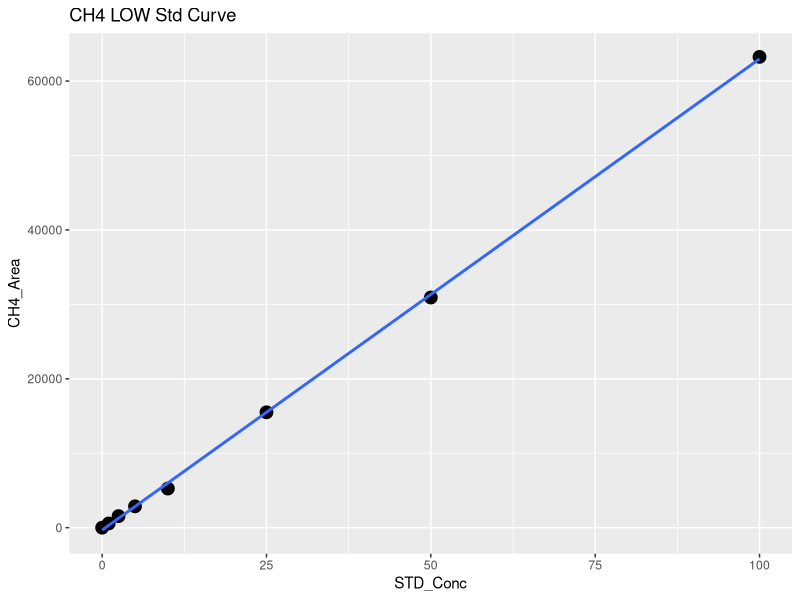
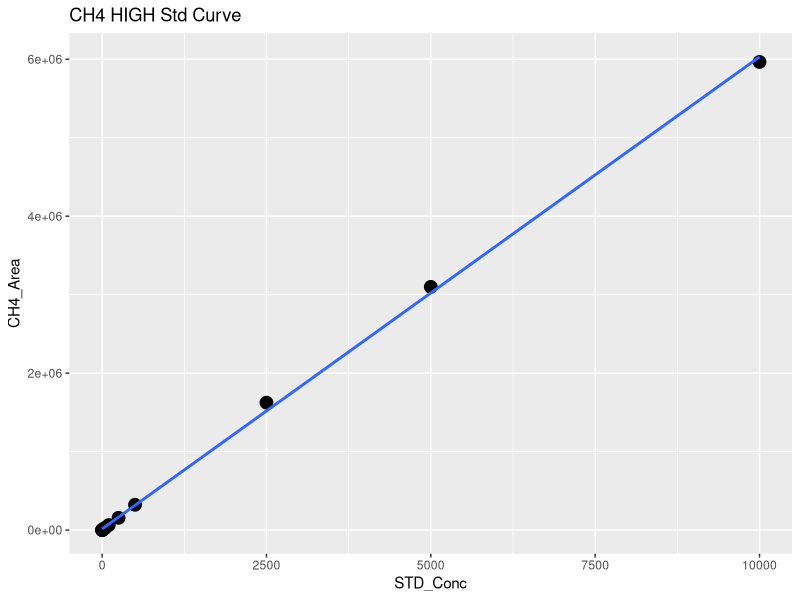
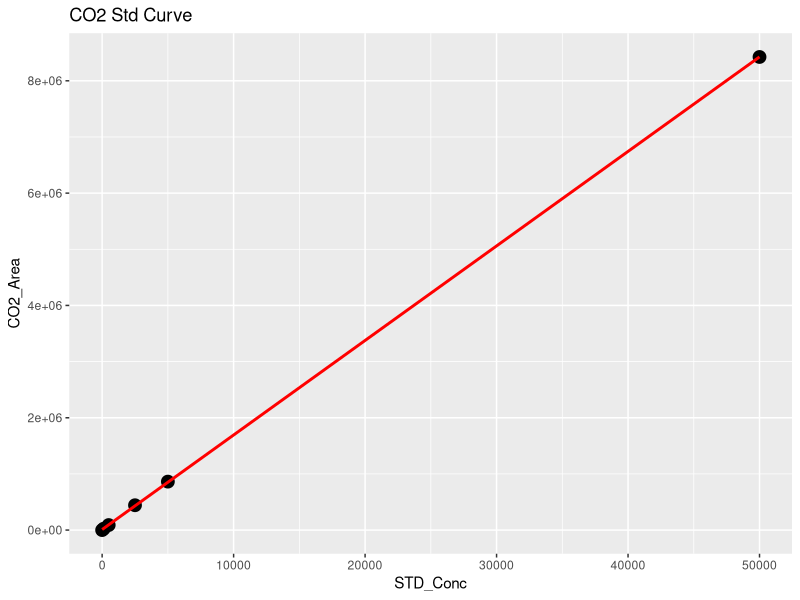
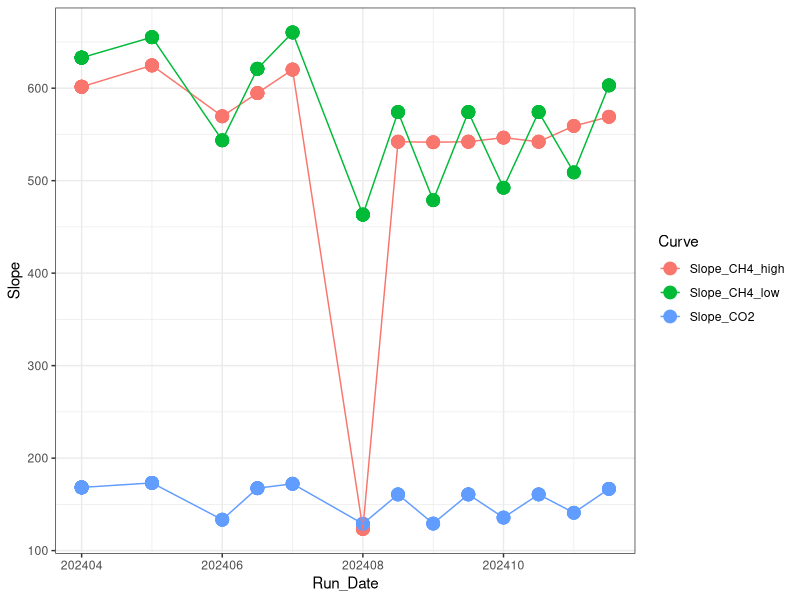

The R script that drew these images, in order: (Note: this script raises an error after producing the figures.)
## ---- chunk 1
library(dplyr)
library(ggplot2)
library(ggpubr)
library(stringr)
## ---- chunk 2
#Read in June Data 
raw <- read.csv("2024 Raw Data/TEMPEST_SGW_MM_202404_entered.csv")
head(raw)

#pull out methane standards
stds_ch4 <-  raw %>%  
  filter(str_detect(Sample_Type, "STD_CH4"))
#head(stds_ch4)

#split into high curve and low curve for CH4
stds_ch4_low <- stds_ch4  %>%  
  filter(!STD_Conc > 100)

#Low curve for CH4
CH4_Low <- ggplot(stds_ch4_low, aes(STD_Conc, CH4_Area)) + geom_point(size=4) + 
  geom_smooth(method = "lm", se = FALSE) + labs(title="CH4 LOW Std Curve")
CH4_Low

CH4_Low_lm <- lm(stds_ch4_low$CH4_Area ~ stds_ch4_low$STD_Conc)
summary(CH4_Low_lm)
cf <- coef(CH4_Low_lm)

#create data frame with 1 rows and 0 columns
Slope_CH4_low <- data.frame(matrix(ncol = 0, nrow = 1))
Slope_CH4_low$Curve <- "Slope_CH4_low"
Slope_CH4_low$R2 <- summary(CH4_Low_lm)$adj.r.squared
Slope_CH4_low$Slope <- cf[2]
Slope_CH4_low$Intercept <- cf[1]
#head(Slope_CH4_low)

#High curve for CH4
CH4_High <- ggplot(stds_ch4, aes(STD_Conc, CH4_Area)) + geom_point(size=4) + 
  geom_smooth(method = "lm", se = FALSE) + labs(title="CH4 HIGH Std Curve")
CH4_High

stds_ch4_lm <- lm(stds_ch4$CH4_Area ~ stds_ch4$STD_Conc)
summary(stds_ch4_lm)
cf <- coef(stds_ch4_lm)

#create data frame with 1 rows and 0 columns
Slope_CH4_high <- data.frame(matrix(ncol = 0, nrow = 1))
Slope_CH4_high$Curve <- "Slope_CH4_high"
Slope_CH4_high$R2 <- summary(stds_ch4_lm)$adj.r.squared
Slope_CH4_high$Slope <- cf[2]
Slope_CH4_high$Intercept <- cf[1]
#head(Slope_CH4_high)

#pull out co2 standards
stds_co2 <-  raw %>%  
  filter(str_detect(Sample_Type, "STD_CO2"))
#head(stds_co2)

#CO2 Curve
CO2_stds <- ggplot(stds_co2, aes(STD_Conc, CO2_Area)) + geom_point(size=4) + 
  geom_smooth(method = "lm", se = FALSE, color="red") + labs(title="CO2 Std Curve")
CO2_stds

stds_co2_lm <- lm(stds_co2$CO2_Area ~ stds_co2$STD_Conc)
summary(stds_co2_lm)
cf <- coef(stds_co2_lm)

#create data frame with 1 rows and 0 columns
Slope_CO2 <- data.frame(matrix(ncol = 0, nrow = 1))
Slope_CO2$Curve <- "Slope_CO2"
Slope_CO2$R2 <- summary(stds_co2_lm)$adj.r.squared
Slope_CO2$Slope <- cf[2]
Slope_CO2$Intercept <- cf[1]
#head(Slope_CO2)

#pull all the slopes together into one dataframe 
Slopes <- rbind(Slope_CH4_low, Slope_CH4_high, Slope_CO2)
#head(Slopes)

#needs changed each time #####
Slopes$Run_Date <- c(202404, 202404, 202404)

log <- read.csv("2024 Raw Data/COMPASS_TEMPEST_Varian_QAQC_2024.csv")
head(log)
log <- log[ ,-c(1)]
log <- rbind(log, Slopes)

Slopes_chk <- ggplot(log, aes(Run_Date, Slope, col=Curve)) + geom_point(size=4) + geom_line() + theme_bw()
Slopes_chk

write.csv(log, "2024 Raw Data/COMPASS_TEMPEST_Varian_QAQC_2024.csv")
## ---- chunk 3
#head(raw)

#pull out methane standards
Samples <-  raw %>%  
  filter(!str_detect(Sample_Type, "STD_CH4")) %>%  
  filter(!str_detect(Sample_Type, "STD_CO2")) %>%  
  filter(!str_detect(Sample_Type, "Blank")) %>%  
  filter(!str_detect(Sample_Type, "Chk_STD")) %>%  
   filter(!str_detect(Sample_Type, "CHKSTD")) %>%
  filter(!str_detect(Sample_Type, "NA"))
#head(Samples)

#Now flag any areas that are above the 100ppm area for CH4
Samples$CH4_Curve <- ifelse(Samples$CH4_Area >71000, "High", "Low")
#head(Samples)

#Calculate CH4 concentrations in ppm
Samples$CH4_Conc_ppm <- ifelse(Samples$CH4_Area >71000, (Samples$CH4_Area-Slope_CH4_high$Intercept)/Slope_CH4_high$Slope,                                       (Samples$CH4_Area-Slope_CH4_low$Intercept)/Slope_CH4_low$Slope )

#Calculate CO2 concentrations in ppm 
Samples$CO2_Conc_ppm <- ((Samples$CO2_Area-Slope_CO2$Intercept)/Slope_CO2$Slope) 

#head(Samples)

##########make flags for any dilutions needed 
#highest CH4 standard = 10000
#highest CO2 standard = 50000

Samples$CH4_Flag <- ifelse(Samples$CH4_Conc_ppm >10000, "Needs Dilution", "Within Range")
Samples$CO2_Flag <- ifelse(Samples$CO2_Conc_ppm >50000, "Needs Dilution", "Within Range")
#head(Samples)

## ---- chunk 4

chks <-  raw %>%  
  filter(!str_detect(Sample_Type, "STD_CH4")) %>%  
  filter(!str_detect(Sample_Type, "STD_CO2")) %>%  
  filter(!str_detect(Sample_Type, "Blank")) %>%  
  filter(!str_detect(Sample_Type, "Unknown")) %>%  
  filter(!str_detect(Sample_Type, "NA"))
#head(chks)

#Calculate CH4 concentrations in ppm
chks$CH4_Conc_ppm <- ifelse(chks$CH4_Area >71000, 
                      (chks$CH4_Area-Slope_CH4_high$Intercept)/Slope_CH4_high$Slope,                                       (chks$CH4_Area-Slope_CH4_low$Intercept)/Slope_CH4_low$Slope )

#Calculate CO2 concentrations in ppm 
chks$CO2_Conc_ppm <- ((chks$CO2_Area-Slope_CO2$Intercept)/Slope_CO2$Slope)



#change this if check standard concentrations are different 
level_ch4 <- 5      #ppm
level_co2 <- 1000   #ppm

#calculate percent difference of check standards 
chks$Ch4_diff <- ((chks$CH4_Conc_ppm - level_ch4)/((chks$CH4_Conc_ppm + level_ch4)/2)) * 100
chks$CH4_diff_flag <-  ifelse(chks$Ch4_diff <10, 'YES', 'NO, rerun')

chks$CO2_diff <- ((chks$CO2_Conc_ppm - level_co2)/((chks$CO2_Conc_ppm + level_co2)/2)) * 100
chks$CO2_diff_flag <-  ifelse(chks$CO2_diff <10, 'YES', 'NO, rerun')

#now plot the Ch4 concentrations and the CO2 concentrations vs. the expected concentration 
#then also make the color the percent difference between the expected and observed concentration 

ch4_chk <-  ggplot(data = chks, aes(x = Sample_ID, y = CH4_Conc_ppm, fill=CH4_diff_flag)) +
       geom_bar(stat = 'identity') + 
        scale_fill_manual(values=c("darkgreen",  "darkgrey"))+
        #scale_fill_gradient2(low='red', mid='white', high='blue', space='Lab') + 
        theme_classic() + labs(x= " ", y="Percent Difference  (%)", title="Check Stds: CH4") + 
        theme(legend.position="bottom") +  geom_hline(yintercept=level_ch4, linetype="dashed", 
                color = "black", size=1)


co2_chk <-  ggplot(data = chks, aes(x = Sample_ID, y = CO2_Conc_ppm, fill=CO2_diff_flag)) +
       geom_bar(stat = 'identity') + 
        scale_fill_manual(values=c("darkgreen", "darkgrey"))+
        #scale_fill_gradient2(low='red', mid='white', high='blue', space='Lab') + 
        theme_classic() + labs(x= " ", y="Percent Difference  (%)", title="Check Stds: CO2") + 
        theme(legend.position="bottom") +  geom_hline(yintercept=level_co2, linetype="dashed", 
                color = "black", size=1)

ggarrange(ch4_chk, co2_chk, nrow=1, ncol=2)


## ---- chunk 5

#multiply the concentration by the dilution factor
Samples$CH4_Conc_ppm_dilcorr <- (Samples$CH4_Conc_ppm * Samples$Dilution_Factor)

Samples$CO2_Conc_ppm_dilcorr <- (Samples$CO2_Conc_ppm * Samples$Dilution_Factor)

#check results
#head(Samples)

#quick first look at the samples 
ch4_samples <-  ggplot(data = Samples, aes(x = Sample_ID, y = CH4_Conc_ppm, fill=CH4_Flag)) +
       geom_bar(stat = 'identity') + 
        scale_fill_manual(values=c("darkgreen","red"))+
        #scale_fill_gradient2(low='red', mid='white', high='blue', space='Lab') + 
        theme_classic() + labs(x= " ", y="CH4 (ppm)", title="CH4: Green = Within Range") + 
        theme(legend.position="none") 


co2_samples <-  ggplot(data = Samples, aes(x = Sample_ID, y = CO2_Conc_ppm, fill=CO2_Flag)) +
       geom_bar(stat = 'identity') + 
        scale_fill_manual(values=c(  "darkgreen", "red"))+
        #scale_fill_gradient2(low='red', mid='white', high='blue', space='Lab') + 
        theme_classic() + labs(x= " ", y="CO2 (ppm)", title="CO2: Green = Within Range") + 
        theme(legend.position="none") 

ggarrange(ch4_samples, co2_samples, nrow=1, ncol=2)


## ---- chunk 6

# Convert ppm CH4 to total umol CH4 in the sample headspace
# use Ideal Gas Law:  
#   hdsp umol CH4 = ppm CH4*(PV/RT) 
#      P = 1 (pressure in atm)
#      R = 0.082 (gas constant)
#      V = 0.015 (gas syringe volume in L)
#      T = "TempC" column value in Kelvin (equilibration temperature)

#set the volume used for the sample
volume = 0.02
TempC <-  25 #I am assuming 25C not sure how we want to handle this

#Calculate CH4 concentrations in ppm
Samples$CH4_Conc_umol <- ifelse(Samples$G_W == "W",
                    ((Samples$CH4_Conc_ppm_dilcorr*((1*volume/1000)/(0.08206*(TempC+273.15))))/(volume/1000)),
                    ((((Samples$CH4_Conc_ppm_dilcorr/1000))/16.04)*1000000  ))
Samples$CO2_Conc_umol <- ifelse(Samples$G_W == "W",
                    ((Samples$CO2_Conc_ppm_dilcorr*((1*volume/1000)/(0.08206*(TempC+273.15))))/(volume/1000)),
                    ((((Samples$CO2_Conc_ppm_dilcorr/1000))/16.04)*1000000  ))

#do an if then statement (if it says water use this and if it says gas then use )
#Samples$hdsp_umol_CH4 <- (Samples$CH4_Conc_ppm_dilcorr*((1*volume/1000)/(0.08206*(TempC+273.15))))/(volume/1000)
#Samples$hdsp_umol_CO2 <- Samples$CO2_Conc_ppm_dilcorr*((1*volume/1000)/(0.08206*(TempC+273.15)))
# Convert headspace CH4 to dissolved umol/L Ch4 in sample
#Samples$pw_umol_CH4 <- Samples$hdsp_umol_CH4/(volume/1000)

#quick first look at the samples 
ch4_samples1 <-  ggplot(data = Samples, aes(x = Sample_ID, y = CH4_Conc_umol, fill=G_W)) +
       geom_bar(stat = 'identity') + 
        scale_fill_manual(values=c("darkgrey","darkblue"))+
        #scale_fill_gradient2(low='red', mid='white', high='blue', space='Lab') + 
        theme_classic() + labs(x= " ", y="CH4 (uM)", title="CH4: Blue = PW Sample") + 
        theme(legend.position="none") 


co2_samples1 <-  ggplot(data = Samples, aes(x = Sample_ID, y = CO2_Conc_umol, fill=G_W)) +
       geom_bar(stat = 'identity') + 
        scale_fill_manual(values=c("darkgrey","darkblue"))+
        #scale_fill_gradient2(low='red', mid='white', high='blue', space='Lab') + 
        theme_classic() + labs(x= " ", y="CO2 (uM)", title="CO2: Blue = PW Sample") + 
        theme(legend.position="none") 

ggarrange(ch4_samples1, co2_samples1, nrow=1, ncol=2)

## ---- chunk 7
#check results
#head(Samples)

#pull out what we need 
Samples1 <- Samples[ ,c(1:3,6:16,20, 24:30)]
#head(Samples1)

#change the column names as needed 
#colnames(samples1) <- c("Machine", "User", "Run_Date" , "Sample_Year" ,  "Sample_Month" , "Sample_Day" ,
 #                       "Sample_Time" , "Time_Zone" , "G_W" , "Sample_Plot","Sample_Grid","Sample_Depth" ,
  #                      "Sample_ID" ,  "Dilution_Factor", "Notes" ,  "CH4_Flag", "CO2_Flag" , 
   #                     "CH4_Conc_ppm_dilcorr", "CO2_Conc_ppm_dilcorr")

write.csv(Samples1, "2024 Processed Data/COMPASS_TEMPEST_SGW_202404_Processed.csv")
